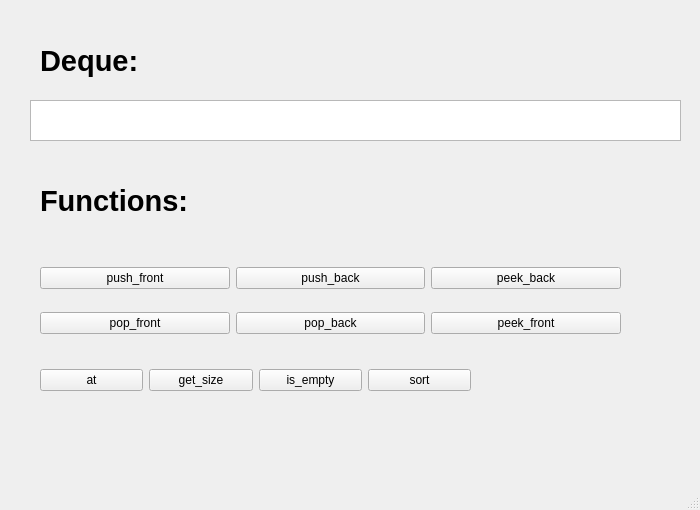
<?xml version="1.0" encoding="UTF-8"?>
<ui version="4.0">
 <class>MainWindow</class>
 <widget class="QMainWindow" name="MainWindow">
  <property name="geometry">
   <rect>
    <x>0</x>
    <y>0</y>
    <width>700</width>
    <height>510</height>
   </rect>
  </property>
  <property name="sizePolicy">
   <sizepolicy hsizetype="Fixed" vsizetype="Fixed">
    <horstretch>0</horstretch>
    <verstretch>0</verstretch>
   </sizepolicy>
  </property>
  <property name="minimumSize">
   <size>
    <width>700</width>
    <height>510</height>
   </size>
  </property>
  <property name="maximumSize">
   <size>
    <width>700</width>
    <height>510</height>
   </size>
  </property>
  <property name="windowTitle">
   <string>MainWindow</string>
  </property>
  <widget class="QWidget" name="centralwidget">
   <widget class="QLabel" name="label">
    <property name="geometry">
     <rect>
      <x>40</x>
      <y>30</y>
      <width>131</width>
      <height>61</height>
     </rect>
    </property>
    <property name="font">
     <font>
      <pointsize>22</pointsize>
      <bold>true</bold>
     </font>
    </property>
    <property name="text">
     <string>Deque:</string>
    </property>
   </widget>
   <widget class="QTextBrowser" name="dequeBrowser">
    <property name="geometry">
     <rect>
      <x>30</x>
      <y>100</y>
      <width>651</width>
      <height>41</height>
     </rect>
    </property>
   </widget>
   <widget class="QWidget" name="gridLayoutWidget">
    <property name="geometry">
     <rect>
      <x>40</x>
      <y>250</y>
      <width>581</width>
      <height>101</height>
     </rect>
    </property>
    <layout class="QGridLayout" name="gridLayout">
     <item row="2" column="0">
      <widget class="QPushButton" name="pop_front">
       <property name="text">
        <string>pop_front</string>
       </property>
      </widget>
     </item>
     <item row="0" column="2">
      <widget class="QPushButton" name="peek_back">
       <property name="text">
        <string>peek_back</string>
       </property>
      </widget>
     </item>
     <item row="0" column="0">
      <widget class="QPushButton" name="push_front">
       <property name="text">
        <string>push_front</string>
       </property>
      </widget>
     </item>
     <item row="2" column="2">
      <widget class="QPushButton" name="peek_front">
       <property name="text">
        <string>peek_front</string>
       </property>
      </widget>
     </item>
     <item row="0" column="1">
      <widget class="QPushButton" name="push_back">
       <property name="text">
        <string>push_back</string>
       </property>
      </widget>
     </item>
     <item row="2" column="1">
      <widget class="QPushButton" name="pop_back">
       <property name="text">
        <string>pop_back</string>
       </property>
      </widget>
     </item>
    </layout>
   </widget>
   <widget class="QLabel" name="label_2">
    <property name="geometry">
     <rect>
      <x>40</x>
      <y>170</y>
      <width>181</width>
      <height>61</height>
     </rect>
    </property>
    <property name="font">
     <font>
      <pointsize>22</pointsize>
      <bold>true</bold>
     </font>
    </property>
    <property name="text">
     <string>Functions:</string>
    </property>
   </widget>
   <widget class="QWidget" name="horizontalLayoutWidget">
    <property name="geometry">
     <rect>
      <x>40</x>
      <y>360</y>
      <width>431</width>
      <height>41</height>
     </rect>
    </property>
    <layout class="QHBoxLayout" name="horizontalLayout_2">
     <item>
      <widget class="QPushButton" name="at">
       <property name="text">
        <string>at</string>
       </property>
      </widget>
     </item>
     <item>
      <widget class="QPushButton" name="get_size">
       <property name="text">
        <string>get_size</string>
       </property>
      </widget>
     </item>
     <item>
      <widget class="QPushButton" name="is_empty">
       <property name="text">
        <string>is_empty</string>
       </property>
      </widget>
     </item>
     <item>
      <widget class="QPushButton" name="sort">
       <property name="text">
        <string>sort</string>
       </property>
      </widget>
     </item>
    </layout>
   </widget>
  </widget>
  <widget class="QMenuBar" name="menubar">
   <property name="geometry">
    <rect>
     <x>0</x>
     <y>0</y>
     <width>700</width>
     <height>22</height>
    </rect>
   </property>
  </widget>
  <widget class="QStatusBar" name="statusbar"/>
 </widget>
 <resources/>
 <connections/>
</ui>
